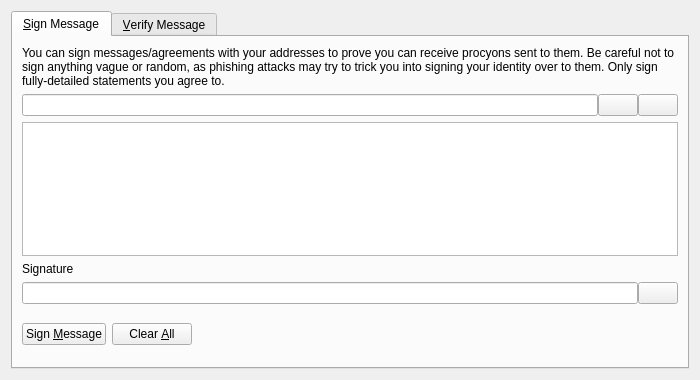
<?xml version="1.0" encoding="UTF-8"?>
<ui version="4.0">
 <class>SignVerifyMessageDialog</class>
 <widget class="QDialog" name="SignVerifyMessageDialog">
  <property name="geometry">
   <rect>
    <x>0</x>
    <y>0</y>
    <width>700</width>
    <height>380</height>
   </rect>
  </property>
  <property name="windowTitle">
   <string>Signatures - Sign / Verify a Message</string>
  </property>
  <property name="modal">
   <bool>true</bool>
  </property>
  <layout class="QVBoxLayout" name="verticalLayout">
   <item>
    <widget class="QTabWidget" name="tabWidget">
     <property name="currentIndex">
      <number>0</number>
     </property>
     <widget class="QWidget" name="tabSignMessage">
      <attribute name="title">
       <string>&amp;Sign Message</string>
      </attribute>
      <layout class="QVBoxLayout" name="verticalLayout_SM">
       <item>
        <widget class="QLabel" name="infoLabel_SM">
         <property name="text">
          <string>You can sign messages/agreements with your addresses to prove you can receive procyons sent to them. Be careful not to sign anything vague or random, as phishing attacks may try to trick you into signing your identity over to them. Only sign fully-detailed statements you agree to.</string>
         </property>
         <property name="textFormat">
          <enum>Qt::PlainText</enum>
         </property>
         <property name="wordWrap">
          <bool>true</bool>
         </property>
        </widget>
       </item>
       <item>
        <layout class="QHBoxLayout" name="horizontalLayout_1_SM">
         <property name="spacing">
          <number>0</number>
         </property>
         <item>
          <widget class="QValidatedLineEdit" name="addressIn_SM">
           <property name="toolTip">
            <string>The Procyon address to sign the message with</string>
           </property>
          </widget>
         </item>
         <item>
          <widget class="QPushButton" name="addressBookButton_SM">
           <property name="toolTip">
            <string>Choose previously used address</string>
           </property>
           <property name="text">
            <string/>
           </property>
           <property name="icon">
            <iconset resource="../procyon.qrc">
             <normaloff>:/icons/address-book</normaloff>:/icons/address-book</iconset>
           </property>
           <property name="shortcut">
            <string>Alt+A</string>
           </property>
           <property name="autoDefault">
            <bool>false</bool>
           </property>
          </widget>
         </item>
         <item>
          <widget class="QPushButton" name="pasteButton_SM">
           <property name="toolTip">
            <string>Paste address from clipboard</string>
           </property>
           <property name="text">
            <string/>
           </property>
           <property name="icon">
            <iconset resource="../procyon.qrc">
             <normaloff>:/icons/editpaste</normaloff>:/icons/editpaste</iconset>
           </property>
           <property name="shortcut">
            <string>Alt+P</string>
           </property>
           <property name="autoDefault">
            <bool>false</bool>
           </property>
          </widget>
         </item>
        </layout>
       </item>
       <item>
        <widget class="QPlainTextEdit" name="messageIn_SM">
         <property name="toolTip">
          <string>Enter the message you want to sign here</string>
         </property>
        </widget>
       </item>
       <item>
        <widget class="QLabel" name="signatureLabel_SM">
         <property name="text">
          <string>Signature</string>
         </property>
         <property name="textFormat">
          <enum>Qt::PlainText</enum>
         </property>
        </widget>
       </item>
       <item>
        <layout class="QHBoxLayout" name="horizontalLayout_2_SM">
         <property name="spacing">
          <number>0</number>
         </property>
         <item>
          <widget class="QLineEdit" name="signatureOut_SM">
           <property name="font">
            <font>
             <italic>true</italic>
            </font>
           </property>
           <property name="readOnly">
            <bool>true</bool>
           </property>
          </widget>
         </item>
         <item>
          <widget class="QPushButton" name="copySignatureButton_SM">
           <property name="toolTip">
            <string>Copy the current signature to the system clipboard</string>
           </property>
           <property name="text">
            <string/>
           </property>
           <property name="icon">
            <iconset resource="../procyon.qrc">
             <normaloff>:/icons/editcopy</normaloff>:/icons/editcopy</iconset>
           </property>
           <property name="autoDefault">
            <bool>false</bool>
           </property>
          </widget>
         </item>
        </layout>
       </item>
       <item>
        <layout class="QHBoxLayout" name="horizontalLayout_3_SM">
         <item>
          <widget class="QPushButton" name="signMessageButton_SM">
           <property name="toolTip">
            <string>Sign the message to prove you own this Procyon address</string>
           </property>
           <property name="text">
            <string>Sign &amp;Message</string>
           </property>
           <property name="icon">
            <iconset resource="../procyon.qrc">
             <normaloff>:/icons/edit</normaloff>:/icons/edit</iconset>
           </property>
           <property name="autoDefault">
            <bool>false</bool>
           </property>
          </widget>
         </item>
         <item>
          <widget class="QPushButton" name="clearButton_SM">
           <property name="toolTip">
            <string>Reset all sign message fields</string>
           </property>
           <property name="text">
            <string>Clear &amp;All</string>
           </property>
           <property name="icon">
            <iconset resource="../procyon.qrc">
             <normaloff>:/icons/remove</normaloff>:/icons/remove</iconset>
           </property>
           <property name="autoDefault">
            <bool>false</bool>
           </property>
          </widget>
         </item>
         <item>
          <spacer name="horizontalSpacer_1_SM">
           <property name="orientation">
            <enum>Qt::Horizontal</enum>
           </property>
           <property name="sizeHint" stdset="0">
            <size>
             <width>40</width>
             <height>48</height>
            </size>
           </property>
          </spacer>
         </item>
         <item>
          <widget class="QLabel" name="statusLabel_SM">
           <property name="font">
            <font>
             <weight>75</weight>
             <bold>true</bold>
            </font>
           </property>
           <property name="text">
            <string/>
           </property>
           <property name="wordWrap">
            <bool>true</bool>
           </property>
          </widget>
         </item>
         <item>
          <spacer name="horizontalSpacer_2_SM">
           <property name="orientation">
            <enum>Qt::Horizontal</enum>
           </property>
           <property name="sizeHint" stdset="0">
            <size>
             <width>40</width>
             <height>48</height>
            </size>
           </property>
          </spacer>
         </item>
        </layout>
       </item>
      </layout>
     </widget>
     <widget class="QWidget" name="tabVerifyMessage">
      <attribute name="title">
       <string>&amp;Verify Message</string>
      </attribute>
      <layout class="QVBoxLayout" name="verticalLayout_VM">
       <item>
        <widget class="QLabel" name="infoLabel_VM">
         <property name="text">
          <string>Enter the receiver's address, message (ensure you copy line breaks, spaces, tabs, etc. exactly) and signature below to verify the message. Be careful not to read more into the signature than what is in the signed message itself, to avoid being tricked by a man-in-the-middle attack. Note that this only proves the signing party receives with the address, it cannot prove sendership of any transaction!</string>
         </property>
         <property name="textFormat">
          <enum>Qt::PlainText</enum>
         </property>
         <property name="alignment">
          <set>Qt::AlignLeading|Qt::AlignLeft|Qt::AlignTop</set>
         </property>
         <property name="wordWrap">
          <bool>true</bool>
         </property>
        </widget>
       </item>
       <item>
        <layout class="QHBoxLayout" name="horizontalLayout_1_VM">
         <property name="spacing">
          <number>0</number>
         </property>
         <item>
          <widget class="QValidatedLineEdit" name="addressIn_VM">
           <property name="toolTip">
            <string>The Procyon address the message was signed with</string>
           </property>
          </widget>
         </item>
         <item>
          <widget class="QPushButton" name="addressBookButton_VM">
           <property name="toolTip">
            <string>Choose previously used address</string>
           </property>
           <property name="text">
            <string/>
           </property>
           <property name="icon">
            <iconset resource="../procyon.qrc">
             <normaloff>:/icons/address-book</normaloff>:/icons/address-book</iconset>
           </property>
           <property name="shortcut">
            <string>Alt+A</string>
           </property>
           <property name="autoDefault">
            <bool>false</bool>
           </property>
          </widget>
         </item>
        </layout>
       </item>
       <item>
        <widget class="QPlainTextEdit" name="messageIn_VM"/>
       </item>
       <item>
        <widget class="QValidatedLineEdit" name="signatureIn_VM"/>
       </item>
       <item>
        <layout class="QHBoxLayout" name="horizontalLayout_2_VM">
         <item>
          <widget class="QPushButton" name="verifyMessageButton_VM">
           <property name="toolTip">
            <string>Verify the message to ensure it was signed with the specified Procyon address</string>
           </property>
           <property name="text">
            <string>Verify &amp;Message</string>
           </property>
           <property name="icon">
            <iconset resource="../procyon.qrc">
             <normaloff>:/icons/transaction_0</normaloff>:/icons/transaction_0</iconset>
           </property>
           <property name="autoDefault">
            <bool>false</bool>
           </property>
          </widget>
         </item>
         <item>
          <widget class="QPushButton" name="clearButton_VM">
           <property name="toolTip">
            <string>Reset all verify message fields</string>
           </property>
           <property name="text">
            <string>Clear &amp;All</string>
           </property>
           <property name="icon">
            <iconset resource="../procyon.qrc">
             <normaloff>:/icons/remove</normaloff>:/icons/remove</iconset>
           </property>
           <property name="autoDefault">
            <bool>false</bool>
           </property>
          </widget>
         </item>
         <item>
          <spacer name="horizontalSpacer_1_VM">
           <property name="orientation">
            <enum>Qt::Horizontal</enum>
           </property>
           <property name="sizeHint" stdset="0">
            <size>
             <width>40</width>
             <height>48</height>
            </size>
           </property>
          </spacer>
         </item>
         <item>
          <widget class="QLabel" name="statusLabel_VM">
           <property name="font">
            <font>
             <weight>75</weight>
             <bold>true</bold>
            </font>
           </property>
           <property name="text">
            <string/>
           </property>
           <property name="wordWrap">
            <bool>true</bool>
           </property>
          </widget>
         </item>
         <item>
          <spacer name="horizontalSpacer_2_VM">
           <property name="orientation">
            <enum>Qt::Horizontal</enum>
           </property>
           <property name="sizeHint" stdset="0">
            <size>
             <width>40</width>
             <height>48</height>
            </size>
           </property>
          </spacer>
         </item>
        </layout>
       </item>
      </layout>
     </widget>
    </widget>
   </item>
  </layout>
 </widget>
 <customwidgets>
  <customwidget>
   <class>QValidatedLineEdit</class>
   <extends>QLineEdit</extends>
   <header>qvalidatedlineedit.h</header>
  </customwidget>
 </customwidgets>
 <resources>
  <include location="../procyon.qrc"/>
 </resources>
 <connections/>
</ui>
